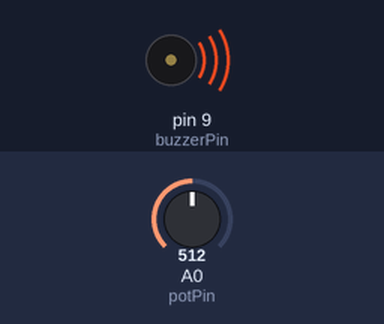
This sketch was run on a simulated Arduino Uno, built with avr-gcc and run on an emulated ATmega328P. Shown: buzzer (waves = sounding). Inputs (shaded band) come from the test bench; at power-on: A0 (potPin) = 512.

Above: at 0.1 s.
Timing chart, 0 to 1.6 s (numbered marks = the images above):
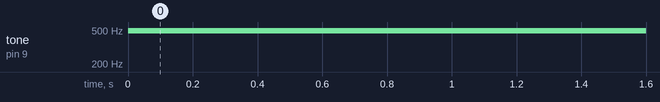

The sketch:

Buzzer_Intensity_Control.ino
```cpp
int potPin = A0;     // Potentiometer connected to A0
int buzzerPin = 9;   // Buzzer connected to pin 9 (PWM)
int potValue = 0;    // To store potentiometer value
int soundLevel = 0;  // PWM value for buzzer

void setup() {
  pinMode(buzzerPin, OUTPUT);
}

void loop() {
  potValue = analogRead(potPin);                 // Read potentiometer (0–1023)
  soundLevel = map(potValue, 0, 1023, 0, 255);   // Map to PWM range (0–255)
  analogWrite(buzzerPin, soundLevel);            // Set buzzer intensity
  delay(10);  // Small delay for smoother change
}
```

Measured:
- by itself, tone on pin 9 (buzzerPin): silent → 490 Hz at 0.00 s
